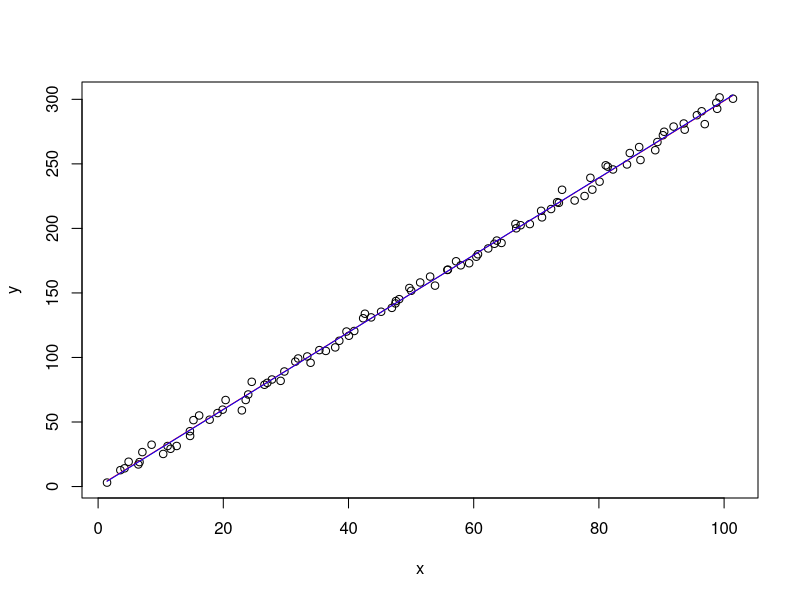
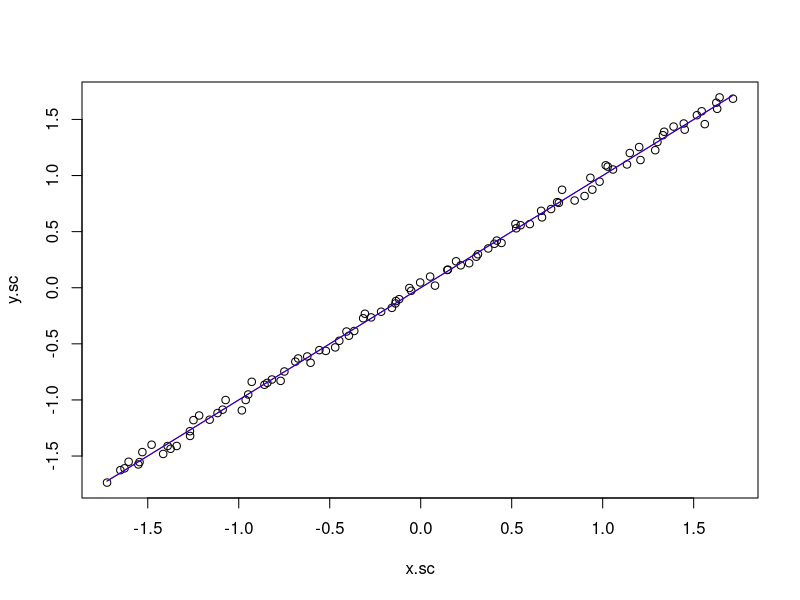
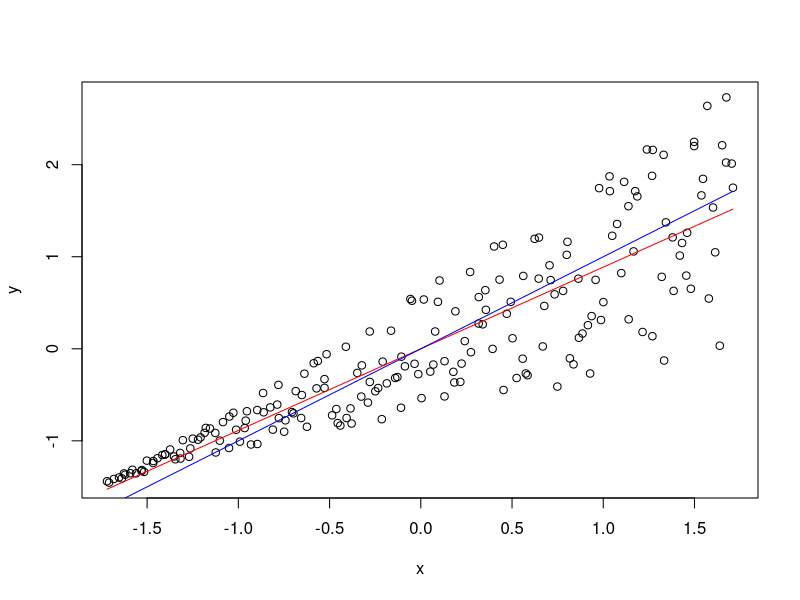
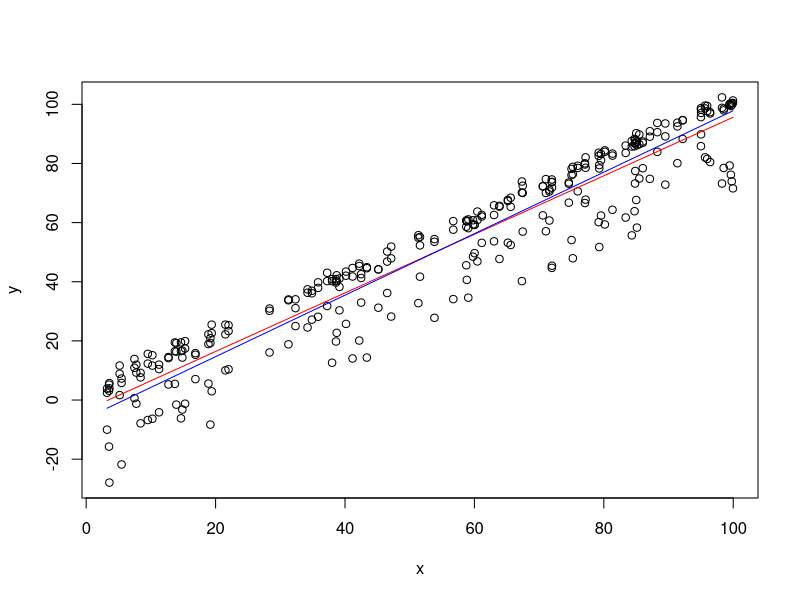
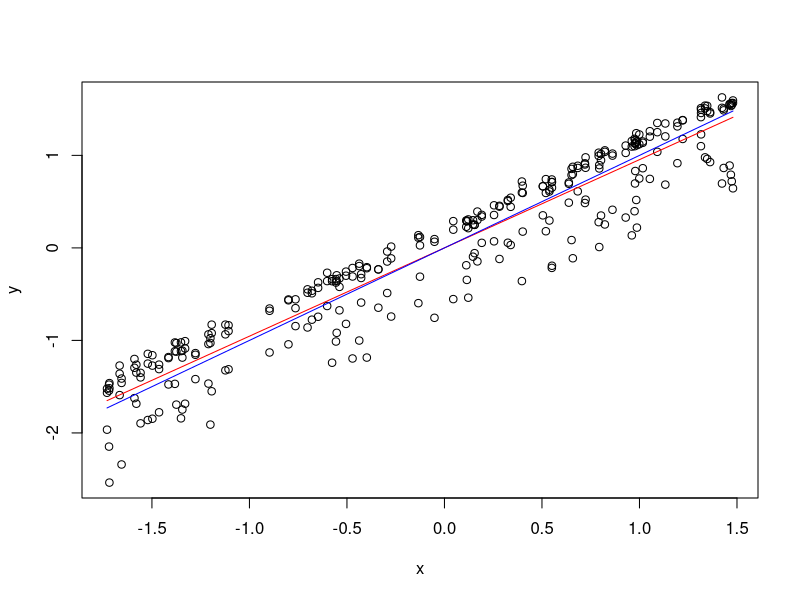
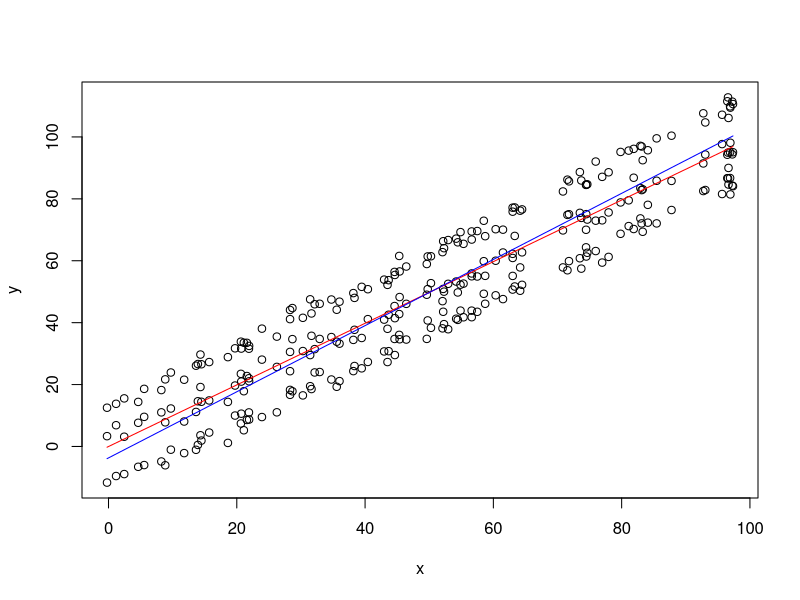
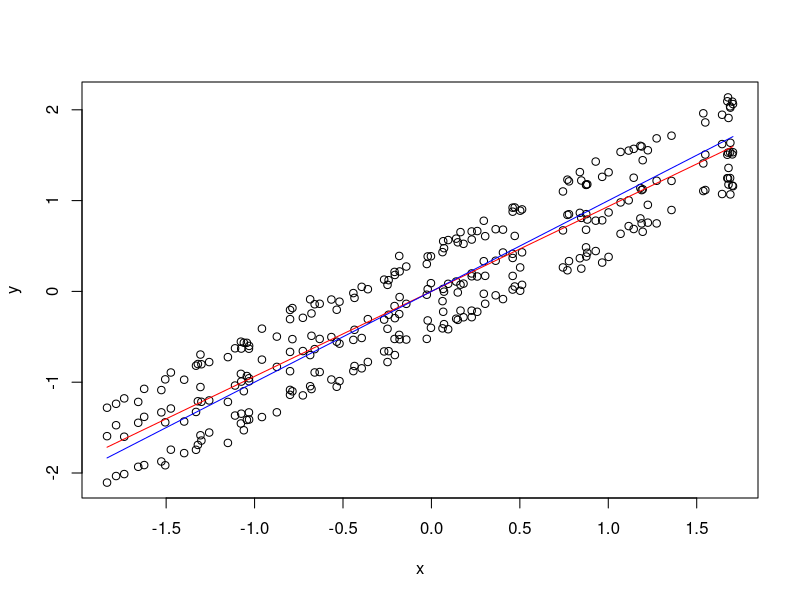

These figures' R source, in order: (Note: this script raises an error after producing the figures.)

### Regression Variants
###
### Leonard Mada
###
### draft v 0.1c


# - various variations of the classic regression;
# - minimise the square of the actual distance to the regression line;
# - added effects of scaling:
#  -- different scales on the 2 axes can degrade the performance;

# TODO:
# Tilmann Gneiting: Isotonic Distributional Regression (IDR) - Leveraging Monotonicity, Uniquely So!
# https://www.youtube.com/watch?v=1JreyEK25qg

############################

# dir.create(tempdir())

### Helper Functions

# Classic Regression:
solve.reg = function(x, y) {
	x.m = mean(x)
	y.m = mean(y)
	dx = x - x.m
	dy = y - y.m

	a = sum(x * dy) / sum(x * dx)
	b = y.m - a * x.m

	c(a, b)
}

# Regression based on Distance to Line:
solve.dist = function(x, y) {
	x.m = mean(x)
	y.m = mean(y)
	dx = x - x.m;
	dy = y - y.m;

	b2 = sum(x.m*y.m - x*y);
	b1 = sum(y^2 - y.m^2 - x^2 + x.m^2) / b2;

	a = -b1/2 + sqrt(b1^2/4 + 1);
	# TODO: - sqrt() when liniar coeff < 0;
	b = mean(y) - a * mean(x)
	return(c(a, b))
}
dist.line = function(x, y, a, b) {
	sum((y - a*x - b)^2) / (a^2 + 1)
}
dist.line2 = function(x, y, a, b) {
	# Test: calculations of dist.line()
	c0 = y + x/a
	y.l = (b + a^2 * c0) / (a^2 + 1)
	x.l = (y.l - b) / a
	sum((x - x.l)^2 + (y - y.l)^2)
}
### Random Generator
rliniar.gen = function(n, b1=3, b1.var=10, method=1, clip.neg=TRUE) {
	x = 1:n
	if(method == 1) {
		# Method 1:
		x.var = b1.var/x # b1.var = 10
	} else if(method == 2) {
		# Method 2:
		x.var = b1.var * sqrt(x) # b1.var = 0.4
	} else {
		# Method 3:
		x.var = b1.var * log(x+0.5) # b1.var = ...
	}
	#
	x.var = ifelse(x.var < 0, -x.var, x.var)
	y = x * (b1 + runif(n, -x.var, x.var))
	#
	y = y + runif(n, 0, 5)
	x = x + runif(n, 0, 2)
	#
	if(clip.neg) {
		y[y < 0] = 0
	}
	return(data.frame(x=x, y=y))
}
### Test the regressions
plot.test = function(n, b1.var=100, method=1, clip=TRUE, scale=TRUE) {
	x.df = rliniar.gen(n, b1.var=b1.var, method=method, clip.neg=clip)
	### Scale
	if(scale) {
		x = scale(x.df[,1])
		y = scale(x.df[,2])
	} else {
		x = x.df[,1]
		y = x.df[,2]
	}
	# Start plot
	plot(x, y)

	### Ordinary liniar regression
	r = solve.reg(x, y)
	print(r)
	print(dist.line(x, y, r[1], r[2]))
	curve(r[1] * x + r[2], add=T, col="red")

	### Liniar Distance to line
	r = solve.dist(x, y)
	print(r)
	print(dist.line(x, y, r[1], r[2]))
	curve(r[1] * x + r[2], add=T, col="blue")
	#
	invisible(x.df)
}
plot.all.reg = function(x, y, scale=FALSE, col=c("red", "blue")) {
	if(scale) {
		### Scale
		x = scale(x)
		y = scale(y)
	}
	plot(x, y)
	### Ordinary linear regression
	r = solve.reg(x, y)
	print(r)
	d = dist.line(x, y, r[1], r[2])
	print(d)

	curve(r[1] * x + r[2], add=T, col=col[1])

	### Linear Distance to line
	# - fails with non-constant variance / different metrics on x/y;
	# - may be useful with polynomial regression;
	r = solve.dist(x, y)
	print(r)
	d = dist.line(x, y, r[1], r[2])
	print(d)

	curve(r[1] * x + r[2], add=T, col=col[2])
}

##################
##################

b1.var = 5;
# b1.var = 0.4; # b1.var = 100;
x.df = rliniar.gen(100, b1.var=b1.var, method=1)
x = x.df$x
y = x.df$y


plot(x, y)


###########

### Ordinary linear regression
r = solve.reg(x, y)
a = r[1]
b = r[2]
r
dist.line(x, y, a, b)

curve(a * x + b, add=T, col="red")

### Linear Distance to line
# - fails with non-constant variance;
# - may be useful with polynomial regression;
r = solve.dist(x, y)
a = r[1]
b = r[2]
r
dist.line(x, y, a, b)

curve(a * x + b, add=T, col="blue")


##############

### Effects of Scaling

### Scale
x.sc = scale(x)
y.sc = scale(y)


plot(x.sc, y.sc)

### Ordinary liniar regression
r = solve.reg(x.sc, y.sc)

a = r[1]
b = r[2]
r
dist.line(x.sc, y.sc, a, b)

curve(a * x + b, add=T, col="red")

### Liniar Distance to line
r = solve.dist(x.sc, y.sc)

a = r[1]
b = r[2]
r
dist.line(x.sc, y.sc, a, b)

curve(a * x + b, add=T, col="blue")


#######

plot.test(200, -0.3, method=3)

##############
### Comparison
summary(lm(y ~ x))



####################

###
n = 100
x = 1:n
x = sample(x, n, replace=TRUE)
y = c(x + runif(n, 0, 2), x + runif(n, 0, 5), x - runif(n, 5, 30))
x = c(x,x,x)
x = x + runif(n, -2, 2)

plot.all.reg(x, y)

plot.all.reg(x, y, scale=T)


###
n = 100
x = 1:n
x = sample(x, n, replace=TRUE)
x.b = (1 + runif(n, -1/x, 1/x)) * x
y = c(x.b + runif(n, 10, 15), x.b + runif(n, -5, 5), x.b - runif(n, 10, 15))
x = c(x,x,x)
x = x + runif(n, -2, 2)

plot.all.reg(x, y)

plot.all.reg(x, y, scale=T)


####################
####################

### Derivation

### Distance to Line:
# y = a*x + b;
sum((y - a*x - b)^2) / (a^2 + 1);

### Minimize:

# d/db =>
sum(y - a*x - b) # == 0, when b != 0;
# =>
b = sum(y - a*x) / n;
b = mean(y) - a*mean(x);
dx = x - mean(x);
dy = y - mean(y);

# d/da =>
a * sum((y - a*x - b)^2) + (a^2 + 1) * sum(x * (y - a*x - b)) # == 0;
# =>
sum(a*(dy - a*dx)^2 + (a^2 + 1) * x * (dy - a*dx)) # == 0;
sum(a*dy^2 + a^3*dx^2 - 2*a^2*dx*dy + (a^2 + 1) * (dx + x.m) * (dy - a*dx)) # == 0;
sum(a*dy^2 - 2*a^2*dx*dy - a^3*dx*x.m - a*dx^2 - a*dx*x.m +
	+ a^2*(dx + x.m)*dy + (dx + x.m)*dy) # == 0;
sum(- a^3*dx*x.m - a^2*(dx-x.m)*dy + a*dy^2 - a*dx^2 - a*dx*x.m + (dx + x.m)*dy) # == 0;
# sum(x.m*dx) == 0; sum(x.m*dy) == 0; x.m = const;
sum(a^2*(dx-x.m)*dy - a*dy^2 + a*dx^2 + a*dx*x.m - dx*dy) # == 0;
sum(a^2*dx*dy - a*(dy^2 - dx^2) - dx*dy) # == 0;

# TODO: seems OK;
sum(a*dy^2 + a^3*dx^2 - 2*a^2*x*y + 2*a^2*x.m*y.m - a*(a^2 + 1)*x*dx + (a^2 + 1) *x*dy)
sum(a*dy^2 - (a^2-1)*x*y + 2*a^2*x.m*y.m - a*(x^2 - x.m^2) - (a^2 + 1)*x.m*y.m)
sum(a*dy^2 - (a^2-1)*x*y + (a^2-1)*x.m*y.m - a*(x^2 - x.m^2))
sum(a*y^2 - a*y.m^2 - (a^2-1)*x*y + (a^2-1)*x.m*y.m - a*(x^2 - x.m^2))
sum(a^2*(x.m*y.m - x*y) + a*(y^2 - y.m^2 - x^2 + x.m^2) - (x.m*y.m - x*y))

### TODO:
# - variant for polynomial regression;
